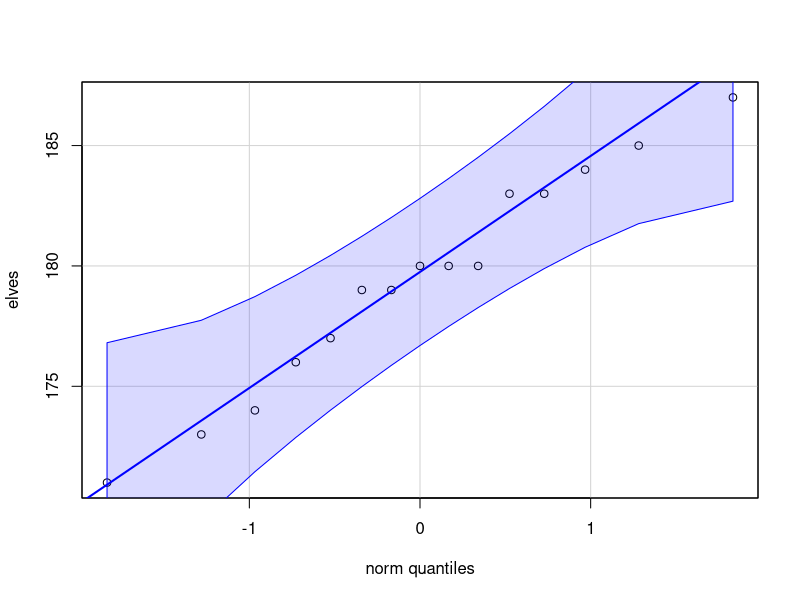
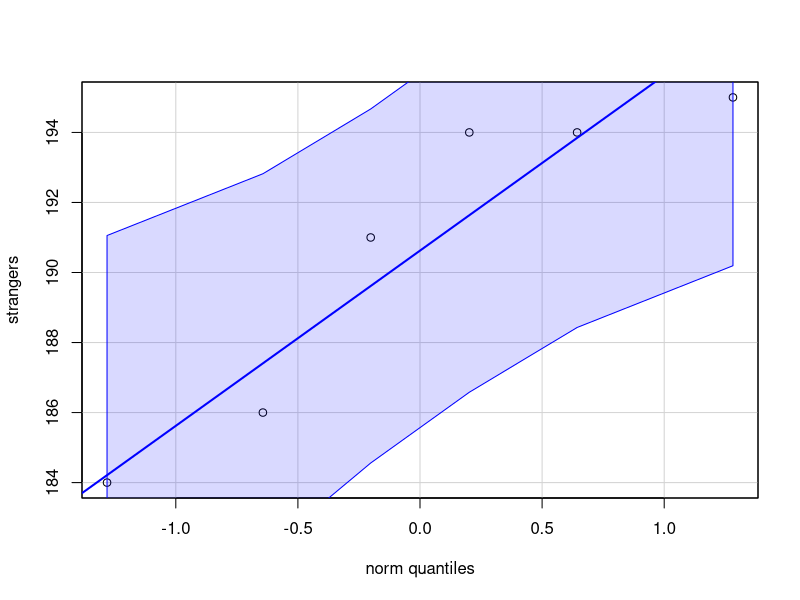
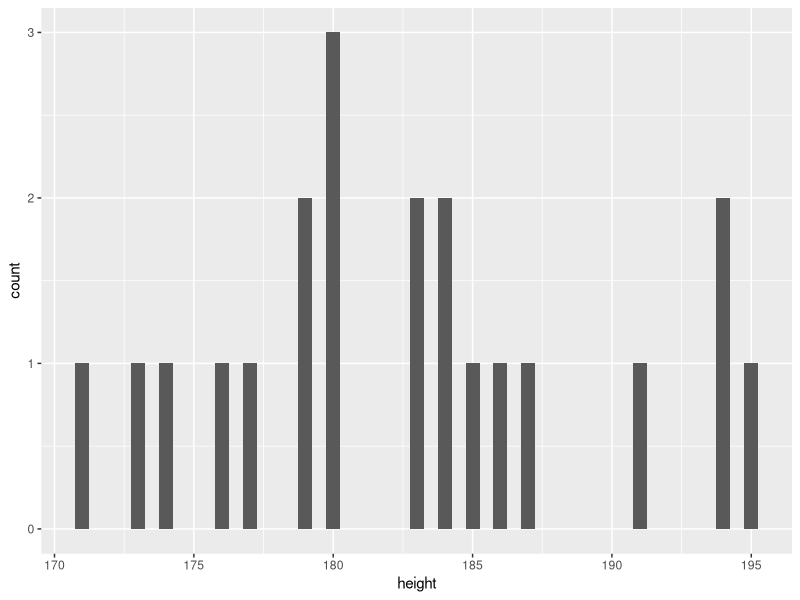
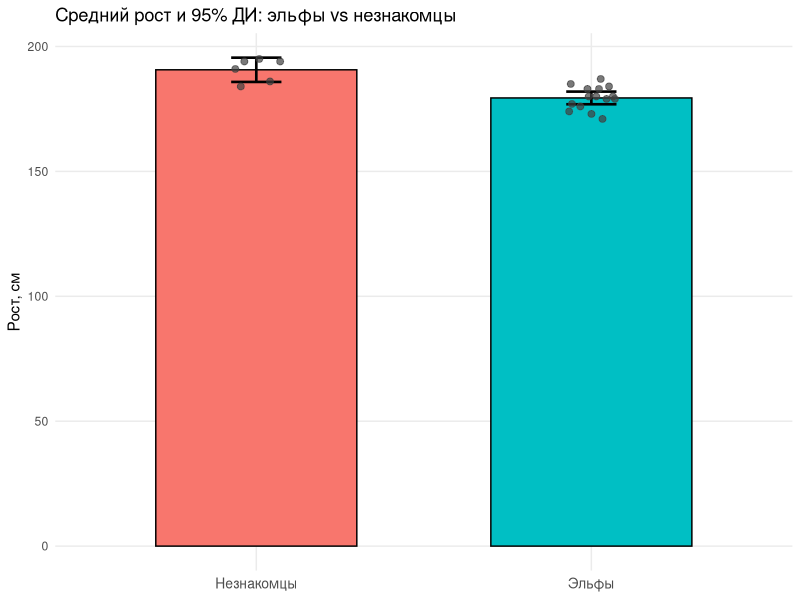

Here is the R script that generated these plots, in order:
## ДЗ 4 ##

### Представьте себе, что вы идете по лесам Средиземья с отрядом эльфов. Все участники похода были независимо и случайно отобраны из числа этого народа. И вдруг, вдалеке, вы заметили отряд неких существ. Вам необходимо принять решение о том, свои это или чужие. Вы (с помощью магии, наверное) смогли как-то измерить рост фигур из этого отряда. Сделайте обоснованный вывод на основе данных, которые у вас имеются. Результаты необходимо описать в виде текста (комментарии в скрипте с решением, в котором надо сформулировать нулевую и альтернативную гипотезы и сделать выбор между ними) и визуализировать в виде столбчатой диаграммы (необходимо написать код, который ее построит).####

## Вариант 2.##
## Создадим векторы с данными роста ###

elves <- c(179, 183, 173, 180, 174, 184, 180, 180, 185, 183, 171, 177, 179, 187, 176)
strangers <- c(195, 184, 186, 194, 191, 194)

# Статистические гипотезы ##
# H0: mu_strangers = mu_elves  (средние равны; "свои") 
# H1: mu_strangers != mu_elves (средние различаются; "чужие")

# Опишем основные параметры векторов ##
mean_elves <- mean(elves) 
sd_elves <- sd(elves)
n_elves <- length(elves)
mean_strangers <- mean(strangers)
sd_strangers <- sd(strangers)
n_strangers <- length(strangers)

## Проверим условие нормального распределения с помощью квантильного графика####
## Запустим бибилиотеку car###

library(car)
qqPlot(elves, id = FALSE)
qqPlot(strangers, id = FALSE)

## По квантильным графикам делаем вывод, что оба распределения нормальны ##
## Сделаем двухвыборочный тест с помощью функции ttest##

tt <- t.test(strangers, elves, alternative = "two.sided", var.equal = FALSE)
tt

## Вывод: так как p-value = 0.000649  и это меньше критического уровня значимости, мы можем отвергнуть нулевую гипотезу и сделать вывод, что первая группа статистически значимо отличается от второй, а значит это чужие ##

## Визуализация ##
## Запустим нужные библиотеки ##

library(ggplot2)
library(dplyr)

## Создадим датафрейм с данными ##

df <- tibble(
  group = rep(c("Эльфы", "Незнакомцы"), times = c(length(elves), length(strangers))),
  height = c(elves, strangers)
)

## Построим столбчатую диаграмму со значениями роста (это я сделала самстоятельно)##

ggplot(df, aes(x = height)) +
  geom_histogram(binwidth = 0.5)

## Визуализация - код написан с помощью GPT5 ##

# Сводка: среднее и 95% ДИ (mean ± t * SE)
summary_df <- df %>%
  group_by(group) %>%
  summarise(
    n = n(),
    mean = mean(height),
    sd = sd(height),
    se = sd/sqrt(n),
    tcrit = qt(0.975, df = n - 1),
    ymin = mean - tcrit * se,
    ymax = mean + tcrit * se,
    .groups = "drop"
  )

# График: столбцы со средними, 95% ДИ (доверительный интервал) и точки наблюдений
ggplot(summary_df, aes(x = group, y = mean, fill = group)) +
  geom_col(width = 0.6, color = "black", show.legend = FALSE) +
  geom_errorbar(aes(ymin = ymin, ymax = ymax), width = 0.15, size = 0.9) +
  geom_jitter(
    data = df,
    aes(x = group, y = height),
    width = 0.08, height = 0, alpha = 0.7, size = 2, color = "gray25", inherit.aes = FALSE
  ) +
  labs(
    x = NULL,
    y = "Рост, см",
    title = "Средний рост и 95% ДИ: эльфы vs незнакомцы"
  ) +
  theme_minimal(base_size = 11) +
  theme(
    panel.grid.minor = element_blank(),
    axis.text.x = element_text(size = 10)
  )
